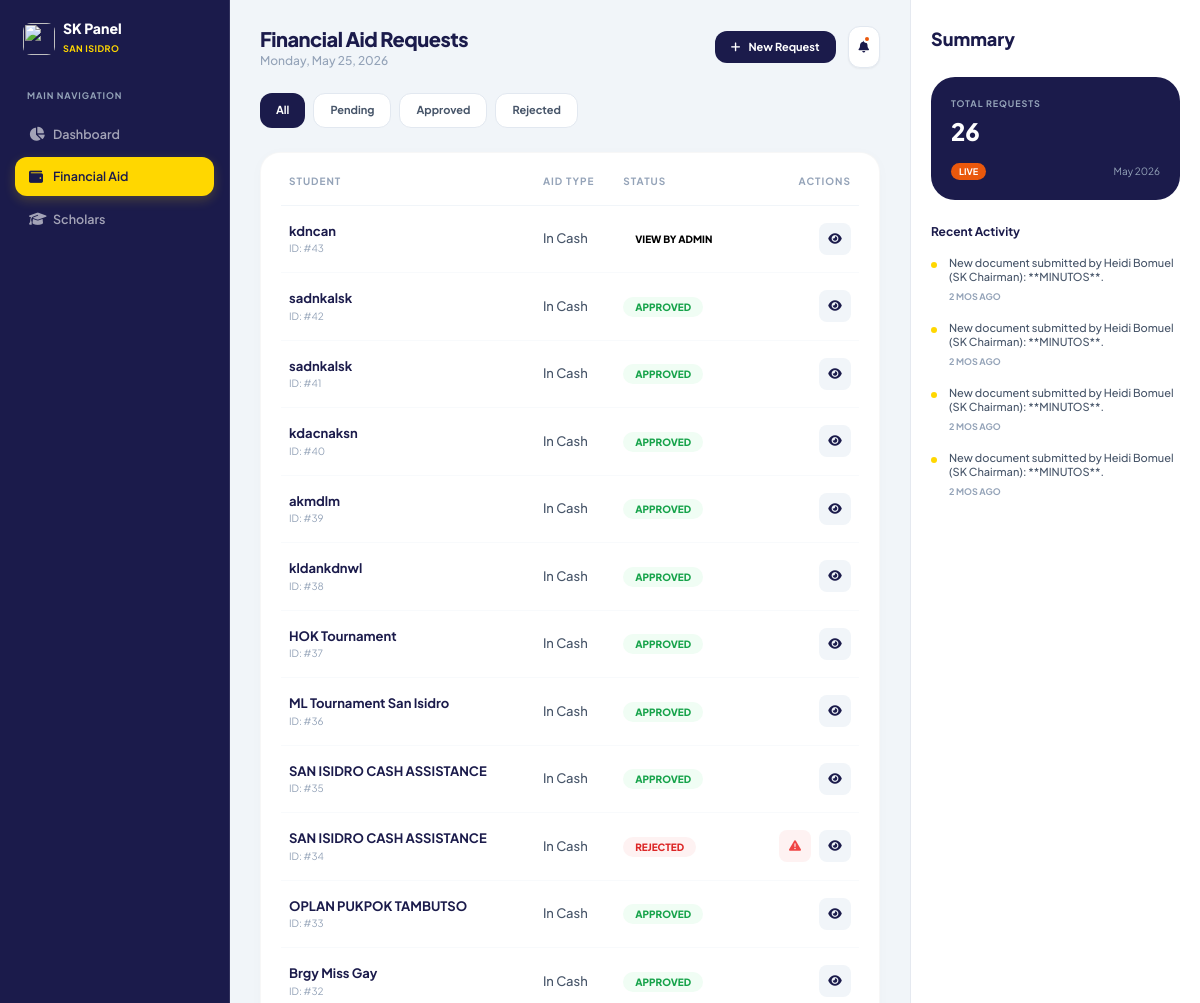
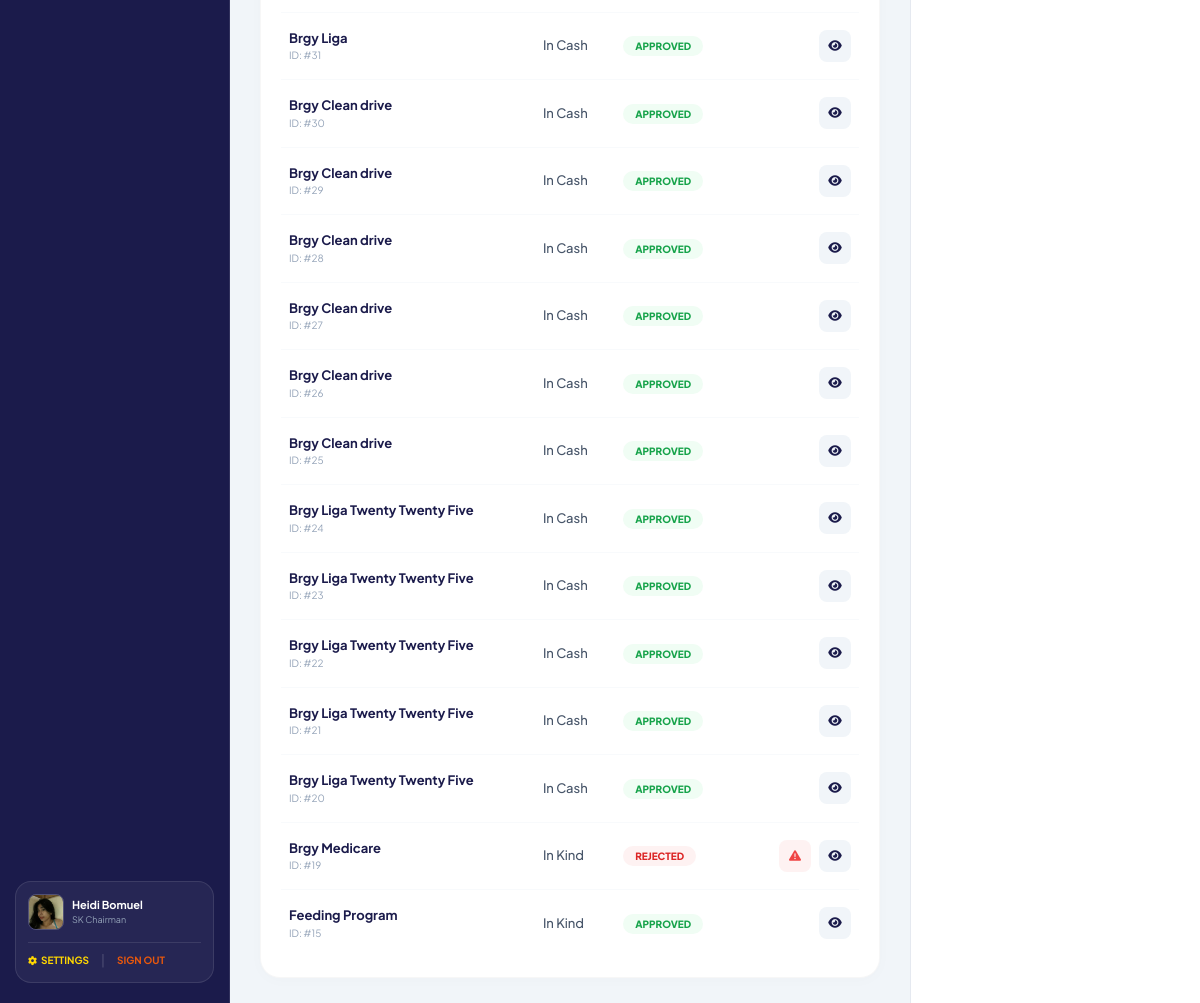
/php/financial_aid_tre.php (signed in), run on the app's committed database (2 pictures, top to bottom).
### tables this page shows
CREATE TABLE `users` (
  `id` int(11) NOT NULL,
  `role` varchar(50) NOT NULL,
  `surname` varchar(255) NOT NULL,
  `firstname` varchar(255) NOT NULL,
  `middlename` varchar(255) DEFAULT NULL,
  `email` varchar(255) NOT NULL,
  `mobile` varchar(15) DEFAULT NULL,
  `password` varchar(255) NOT NULL,
  `profile_photo` varchar(255) DEFAULT NULL,
  `id_document` varchar(255) DEFAULT NULL,
  `barangay` varchar(255) NOT NULL,
  `gender` varchar(20) DEFAULT NULL,
  `dob` date DEFAULT NULL,
  `civil_status` varchar(50) DEFAULT NULL,
  `position` varchar(255) DEFAULT NULL,
  `term_start` date DEFAULT NULL,
  `district` varchar(255) DEFAULT NULL,
  `house_no` varchar(50) DEFAULT NULL,
  `street` varchar(255) DEFAULT NULL,
  `purok` varchar(255) DEFAULT NULL,
  `municipality` varchar(255) DEFAULT NULL,
  `province` varchar(255) DEFAULT NULL,
  `complete_address` text DEFAULT NULL,
  `household_no` varchar(50) DEFAULT NULL,
  `occupation` varchar(255) DEFAULT NULL,
  `income_bracket` varchar(50) DEFAULT NULL,
  `status` varchar(20) NOT NULL DEFAULT 'pending',
  `created_at` timestamp NOT NULL DEFAULT current_timestamp()
);

CREATE TABLE `financial_aid_requests` (
  `id` int(11) NOT NULL,
  `student_name` varchar(255) NOT NULL,
  `aid_type` varchar(255) NOT NULL,
  `reason` varchar(250) NOT NULL,
  `status` varchar(50) NOT NULL DEFAULT 'Pending',
  `submitted_by` varchar(255) NOT NULL,
  `submitter_user_id` int(11) DEFAULT NULL,
  `created_at` timestamp NOT NULL DEFAULT current_timestamp(),
  `total_amount` decimal(10,2) NOT NULL,
  `barangay` varchar(255) DEFAULT NULL,
  `rejection_reason` text DEFAULT NULL,
  `type_or_value` varchar(255) DEFAULT NULL,
  `admin_doc` varchar(255) DEFAULT NULL
);

CREATE TABLE `sk_notifications` (
  `id` int(11) NOT NULL,
  `email` varchar(255) NOT NULL,
  `barangay` varchar(100) DEFAULT NULL,
  `position` varchar(100) DEFAULT NULL,
  `message` text NOT NULL,
  `related_link` varchar(2048) DEFAULT NULL,
  `created_at` timestamp NOT NULL DEFAULT current_timestamp(),
  `is_read` tinyint(1) NOT NULL DEFAULT 0
);

### php/financial_aid_tre.php (the view, shortened to what this page needs)
<?php
require_once 'db_conn.php';
$user_id = $_SESSION['user_id'];
$fullname = $_SESSION['fullname'];
$error_message = '';
$sql = "SELECT email, role, barangay, position, profile_photo FROM users WHERE id = ?";
$stmt = $conn->prepare($sql);
$stmt->bind_param("i", $user_id);
$stmt->execute();
$stmt->bind_result($user_email, $role, $barangay, $position, $profile_photo);
$profilePath = $profile_photo ? "uploads/profiles/" . basename($profile_photo) : "uploads/profiles/default-avatar.png";
$logoPath = "../sk_logo.png";
if (strcasecmp($barangay, 'Suba') === 0) { $logoPath = "../sk_suba.jpg"; }
elseif (strcasecmp($barangay, 'San Isidro') === 0) { $logoPath = "../sk_sanisidro.jpg"; }
function time_ago($datetime, $full = false) {
    $now = new DateTime;
    $ago = new DateTime($datetime);
    $diff = $now->diff($ago);
    $diff->w = floor($diff->d / 7);
    $diff->d -= $diff->w * 7;
    $string = array('y' => 'yr','m' => 'mo','w' => 'wk','d' => 'day','h' => 'hr','i' => 'min','s' => 'sec');
    foreach ($string as $k => &$v) {
        if ($diff->$k) { $v = $diff->$k . ' ' . $v . ($diff->$k > 1 ? 's' : ''); }
        else { unset($string[$k]); }
    }
    if (!$full) $string = array_slice($string, 0, 1);
    return $string ? implode(', ', $string) : 'just now';
}
$notif_sql = "SELECT id, message, created_at, is_read FROM sk_notifications WHERE (email = ?) OR (barangay = ? AND position = ?) OR (barangay = ? AND position IS NULL) ORDER BY created_at DESC LIMIT 10";
$stmt_notif = $conn->prepare($notif_sql);
$stmt_notif->bind_param("ssss", $user_email, $barangay, $position, $barangay);
$stmt_notif->execute();
$result_notif = $stmt_notif->get_result();
$notifications = [];
while ($row = $result_notif->fetch_assoc()) { $notifications[] = $row; }
$unread_count_sql = "SELECT COUNT(*) AS unread_count FROM sk_notifications WHERE is_read = 0 AND ((email = ?) OR (barangay = ? AND position = ?) OR (barangay = ? AND position IS NULL))";
$stmt_count = $conn->prepare($unread_count_sql);
$stmt_count->bind_param("ssss", $user_email, $barangay, $position, $barangay);
$stmt_count->execute();
$unread_count = $stmt_count->get_result()->fetch_assoc()['unread_count'] ?? 0;
$requests = [];
$sql = "SELECT id, student_name, aid_type, reason, total_amount, status, submitted_by, type_or_value, rejection_reason FROM financial_aid_requests WHERE barangay = ? ORDER BY id DESC";
if ($stmt = $conn->prepare($sql)) {
    $stmt->bind_param("s", $barangay);
    $stmt->execute();
    $result = $stmt->get_result();
    while ($row = $result->fetch_assoc()) {
        $requests[] = $row;
    }
}
?>
<!DOCTYPE html>
<html lang="en">
<head>
    <script src="https://cdn.tailwindcss.com"></script>
    <link rel="stylesheet" href="https://cdnjs.cloudflare.com/ajax/libs/font-awesome/6.5.2/css/all.min.css">
</head>
<body>
<div class="app-wrapper">
    <aside class="sidebar">
        <div class="flex items-center gap-2 mb-8 px-2">
            <img src="<?= htmlspecialchars($logoPath) ?>" class="w-8 h-8 rounded-lg object-cover">
            <div>
                <h2 class="font-extrabold text-white text-sm leading-tight">SK Panel</h2>
                <span class="text-[9px] text-[#FFD700] font-bold uppercase tracking-wider"><?= htmlspecialchars($barangay) ?></span>
            </div>
        </div>
        <nav class="flex-grow">
            <p class="text-[9px] font-bold text-slate-400 uppercase tracking-widest mb-3 px-3">Main Navigation</p>
            <a href="sk_dashboard.php" class="nav-link">
                <i class="fas fa-chart-pie"></i> Dashboard
            </a>
            <a href="financial_aid_submission.php" class="nav-link active"><i class="fas fa-wallet"></i> Financial Aid</a>
            <a href="scholarship_list_tre.php" class="nav-link"><i class="fas fa-graduation-cap"></i> Scholars</a>
        </nav>
        <div class="user-profile-box flex-col items-start gap-1">
            <div class="flex items-center gap-2 w-full">
                <img src="<?= htmlspecialchars($profilePath) ?>" class="w-9 h-9 rounded-lg object-cover border border-white/20">
                <div class="overflow-hidden">
                    <p class="text-[11px] font-bold text-white truncate"><?= htmlspecialchars($fullname) ?></p>
                    <p class="text-[9px] text-slate-400 truncate"><?= htmlspecialchars($position) ?></p>
                </div>
            </div>
            <div class="flex items-center gap-3 mt-2 w-full pt-2 border-t border-white/10">
                <a href="settings.php" class="text-[10px] text-[#FFD700] font-bold uppercase hover:opacity-80 transition flex items-center gap-1">
                    <i class="fas fa-cog text-[9px]"></i> Settings
                </a>
                <span class="text-white/20">|</span>
                <a href="login.php" class="text-[10px] text-[#ea580c] font-bold uppercase hover:opacity-80 transition">Sign Out</a>
            </div>
        </div>
    </aside>
    <main class="main-content">
        <header class="flex justify-between items-center mb-6">
            <div>
                <h1 class="font-extrabold text-[#1B1B4B] tracking-tight text-xl">Financial Aid Requests</h1>
                <p id="current-time" class="text-xs text-slate-400 font-medium"></p>
            </div>
            <div class="flex items-center gap-3 relative">
                <a href="financial_aid_submission_tre.php" class="bg-[#1B1B4B] text-white text-[11px] font-bold py-2 px-4 rounded-xl hover:bg-slate-700 transition flex items-center gap-2">
                    <i class="fas fa-plus"></i> New Request
                </a>
                <button id="notificationBtn" class="relative bg-white p-2.5 rounded-xl shadow-sm border border-slate-200 hover:bg-slate-50 transition">
                    <i class="fas fa-bell text-[#1B1B4B] text-xs"></i>
                    <?php if($unread_count > 0): ?>
                        <span id="notif-badge" class="absolute top-2 right-2 w-2 h-2 bg-[#ea580c] rounded-full border-2 border-white"></span>
                    <?php endif; ?>
                </button>
            </div>
        </header>
        <div class="flex flex-wrap gap-2 mb-6">
            <button class="filter-btn active px-4 py-2 rounded-xl bg-[#1B1B4B] text-white text-[11px] font-bold transition" data-status="All">All</button>
            <button class="filter-btn px-4 py-2 rounded-xl bg-white border border-slate-200 text-slate-600 text-[11px] font-bold hover:bg-slate-50 transition" data-status="Pending">Pending</button>
            <button class="filter-btn px-4 py-2 rounded-xl bg-white border border-slate-200 text-slate-600 text-[11px] font-bold hover:bg-slate-50 transition" data-status="Approved">Approved</button>
            <button class="filter-btn px-4 py-2 rounded-xl bg-white border border-slate-200 text-slate-600 text-[11px] font-bold hover:bg-slate-50 transition" data-status="Rejected">Rejected</button>
        </div>
        <div class="content-card">
            <?php if (!empty($error_message) && count($requests) === 0): ?>
                <div class="p-10 text-center">
                    <i class="fas fa-folder-open text-3xl text-slate-200 mb-3"></i>
                    <p class="text-slate-400 font-medium"><?= htmlspecialchars($error_message) ?></p>
                </div>
            <?php else: ?>
                <div class="overflow-x-auto">
                    <table id="requests-table" class="w-full">
                        <thead>
                            <tr class="text-left border-b border-slate-100">
                                <th class="pb-4 px-2 text-[10px] font-bold text-slate-400 uppercase tracking-widest">Student</th>
                                <th class="pb-4 px-2 text-[10px] font-bold text-slate-400 uppercase tracking-widest">Aid Type</th>
                                <th class="pb-4 px-2 text-[10px] font-bold text-slate-400 uppercase tracking-widest">Status</th>
                                <th class="pb-4 px-2 text-right text-[10px] font-bold text-slate-400 uppercase tracking-widest">Actions</th>
                            </tr>
                        </thead>
                        <tbody class="divide-y divide-slate-50">
                            <?php foreach ($requests as $request): ?>
                                <tr class="hover:bg-slate-50/50 transition" data-status="<?= htmlspecialchars($request['status']) ?>">
                                    <td class="py-4 px-2">
                                        <p class="font-bold text-[#1B1B4B]"><?= htmlspecialchars($request['student_name']) ?></p>
                                        <p class="text-[10px] text-slate-400">ID: #<?= $request['id'] ?></p>
                                    </td>
                                    <td class="py-4 px-2 text-slate-600 font-medium"><?= htmlspecialchars($request['aid_type']) ?></td>
                                    <td class="py-4 px-2">
                                        <span class="status-pill status-<?= htmlspecialchars($request['status']) ?>">
                                            <?= htmlspecialchars($request['status']) ?>
                                        </span>
                                    </td>
                                    <td class="py-4 px-2 text-right">
                                        <div class="flex justify-end gap-2">
                                            <?php if (strcasecmp($request['status'], 'Rejected') === 0): ?>
                                                <button class="view-rejection-btn w-8 h-8 rounded-lg bg-red-50 text-red-500 flex items-center justify-center hover:bg-red-100 transition"
                                                    data-rejection-reason="<?= htmlspecialchars($request['rejection_reason']) ?>"
                                                    data-student-name="<?= htmlspecialchars($request['student_name']) ?>">
                                                    <i class="fas fa-exclamation-triangle text-xs"></i>
                                                </button>
                                            <?php endif; ?>
                                            <button class="view-details-btn w-8 h-8 rounded-lg bg-slate-100 text-[#1B1B4B] flex items-center justify-center hover:bg-slate-200 transition"
                                                data-student-name="<?= htmlspecialchars($request['student_name']) ?>"
                                                data-aid-type="<?= htmlspecialchars($request['aid_type']) ?>"
                                                data-reason="<?= htmlspecialchars($request['reason']) ?>"
                                                data-submitted-by="<?= htmlspecialchars($request['submitted_by']) ?>"
                                                data-total-amount="<?= htmlspecialchars(number_format((float)$request['total_amount'], 2)) ?>"
                                                data-type-or-value="<?= htmlspecialchars($request['type_or_value']) ?>">
                                                <i class="fas fa-eye text-xs"></i>
                                            </button>
                                        </div>
                                    </td>
                                </tr>
                            <?php endforeach; ?>
                        </tbody>
                    </table>
                </div>
            <?php endif; ?>
        </div>
    </main>
    <aside class="right-panel">
        <h3 class="text-lg font-extrabold text-[#1B1B4B] mb-6">Summary</h3>
        <div class="bg-[#1B1B4B] rounded-3xl p-5 mb-6 text-white relative overflow-hidden">
            <p class="text-[9px] font-bold text-slate-400 uppercase tracking-widest mb-1">Total Requests</p>
            <h2 class="text-2xl font-black mb-4"><?= count($requests) ?></h2>
            <div class="flex items-center justify-between">
                <span class="text-[9px] bg-[#ea580c] text-white px-2 py-0.5 rounded-full font-bold">LIVE</span>
                <span class="text-[10px] text-slate-400"><?= date('M Y') ?></span>
            </div>
        </div>
        <div class="mb-6">
            <h4 class="text-xs font-bold text-[#1B1B4B] mb-4">Recent Activity</h4>
            <div class="space-y-4">
                <?php foreach (array_slice($notifications, 0, 4) as $notif): ?>
                    <div class="flex gap-3">
                        <div class="w-1.5 h-1.5 rounded-full mt-1.5 flex-shrink-0 <?= $notif['is_read'] ? 'bg-slate-200' : 'bg-[#FFD700]' ?>"></div>
                        <div>
                            <p class="text-[11px] text-slate-600 font-medium leading-tight mb-0.5"><?= htmlspecialchars($notif['message']) ?></p>
                            <span class="text-[9px] text-slate-400 font-bold uppercase"><?= time_ago($notif['created_at']) ?> ago</span>
                        </div>
                    </div>
                <?php endforeach; ?>
            </div>
        </div>
    </aside>
</div>
</body>
</html>

### php/financial_aid_tre.php (style rules this page uses)
body { font-family: 'Plus Jakarta Sans', sans-serif; background-color: #f1f5f9; margin: 0; overflow: hidden; font-size: 13px; }
.app-wrapper { display: flex; height: 100vh; width: 100vw; }
.sidebar { width: 230px; background: #1B1B4B; padding: 20px 15px; display: flex; flex-direction: column; border-right: 1px solid rgba(255,255,255,0.1); flex-shrink: 0; }
.main-content { flex: 1; padding: 25px 30px; background: #f1f5f9; overflow-y: auto; }
.right-panel { width: 290px; background: #FFFFFF; padding: 25px 20px; border-left: 1px solid #E5E9F0; overflow-y: auto; flex-shrink: 0; }
.nav-link { display: flex; align-items: center; padding: 10px 14px; border-radius: 12px; color: rgba(255,255,255,0.6); transition: all 0.2s; margin-bottom: 4px; font-size: 12.5px; font-weight: 600; }
.nav-link i { font-size: 14px; width: 24px; }
.nav-link.active { background: #FFD700; color: #1B1B4B; box-shadow: 0 4px 12px rgba(255,215,0,0.2); }
.user-profile-box { background: rgba(255,255,255,0.05); border-radius: 16px; padding: 12px; margin-top: auto; display: flex; align-items: center; gap: 10px; border: 1px solid rgba(255,255,255,0.1); }
.content-card { background: white; border-radius: 20px; padding: 20px; box-shadow: 0 2px 15px rgba(0,0,0,0.02); border: 1px solid rgba(0,0,0,0.03); }
.status-pill { padding: 4px 12px; border-radius: 99px; font-size: 10px; font-weight: 800; text-transform: uppercase; }
.status-Approved { background: #f0fdf4; color: #16a34a; }
.status-Rejected { background: #fef2f2; color: #dc2626; }

### data on the page
users: barangay "SAN ISIDRO", profile_photo (picture), position "SK Chairman"
financial_aid_requests: student_name "kdncan", id "43", aid_type "In Cash", status "VIEW BY ADMIN"
financial_aid_requests: student_name "sadnkalsk", id "42", aid_type "In Cash", status "APPROVED"
financial_aid_requests: student_name "sadnkalsk", id "41", aid_type "In Cash", status "APPROVED"
financial_aid_requests: student_name "kdacnaksn", id "40", aid_type "In Cash", status "APPROVED"
financial_aid_requests: student_name "akmdlm", id "39", aid_type "In Cash", status "APPROVED"
financial_aid_requests: student_name "kldankdnwl", id "38", aid_type "In Cash", status "APPROVED"
financial_aid_requests: student_name "HOK Tournament", id "37", aid_type "In Cash", status "APPROVED"
financial_aid_requests: student_name "ML Tournament San Isidro", id "36", aid_type "In Cash", status "APPROVED"
financial_aid_requests: student_name "SAN ISIDRO CASH ASSISTANCE", id "35", aid_type "In Cash", status "APPROVED"
financial_aid_requests: student_name "SAN ISIDRO CASH ASSISTANCE", id "34", aid_type "In Cash", status "REJECTED"
financial_aid_requests: student_name "OPLAN PUKPOK TAMBUTSO", id "33", aid_type "In Cash", status "APPROVED"
financial_aid_requests: student_name "Brgy Miss Gay", id "32", aid_type "In Cash", status "APPROVED"
financial_aid_requests: student_name "Brgy Liga", id "31", aid_type "In Cash", status "APPROVED"
financial_aid_requests: student_name "Brgy Clean drive", id "30", aid_type "In Cash", status "APPROVED"
financial_aid_requests: student_name "Brgy Clean drive", id "29", aid_type "In Cash", status "APPROVED"
financial_aid_requests: student_name "Brgy Clean drive", id "28", aid_type "In Cash", status "APPROVED"
financial_aid_requests: student_name "Brgy Clean drive", id "27", aid_type "In Cash", status "APPROVED"
financial_aid_requests: student_name "Brgy Clean drive", id "26", aid_type "In Cash", status "APPROVED"
financial_aid_requests: student_name "Brgy Clean drive", id "25", aid_type "In Cash", status "APPROVED"
financial_aid_requests: student_name "Brgy Liga Twenty Twenty Five", id "24", aid_type "In Cash", status "APPROVED"
financial_aid_requests: student_name "Brgy Liga Twenty Twenty Five", id "23", aid_type "In Cash", status "APPROVED"
financial_aid_requests: student_name "Brgy Liga Twenty Twenty Five", id "22", aid_type "In Cash", status "APPROVED"
financial_aid_requests: student_name "Brgy Liga Twenty Twenty Five", id "21", aid_type "In Cash", status "APPROVED"
financial_aid_requests: student_name "Brgy Liga Twenty Twenty Five", id "20", aid_type "In Cash", status "APPROVED"
financial_aid_requests: student_name "Brgy Medicare", id "19", aid_type "In Kind", status "REJECTED"
financial_aid_requests: student_name "Feeding Program", id "15", aid_type "In Kind", status "APPROVED"
sk_notifications: is_read 0 (drawn), message "New document submitted by Heidi Bomuel (SK Chairman): **MINUTOS**.", created_at "2 MOS"
sk_notifications: is_read 0 (drawn), message "New document submitted by Heidi Bomuel (SK Chairman): **MINUTOS**.", created_at "2 MOS"
sk_notifications: is_read 0 (drawn), message "New document submitted by Heidi Bomuel (SK Chairman): **MINUTOS**.", created_at "2 MOS"
sk_notifications: is_read 0 (drawn), message "New document submitted by Heidi Bomuel (SK Chairman): **MINUTOS**.", created_at "2 MOS"

### other printed values
$fullname "Heidi Bomuel"
count($requests) "26"
